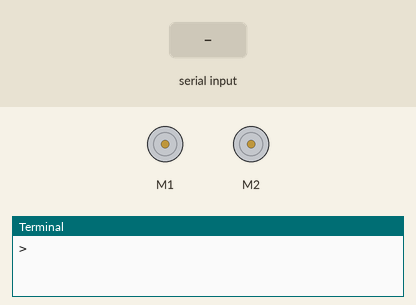
Bench run of a program on a simulated Raspberry Pi (BCM pin numbers). Shown: 2 × DC motor (green arrow = forward, orange = backward, longer = faster), the last lines printed to the terminal. The inputs (shaded band) are chosen by the test bench. Motors are numbered in the order the program creates them (left before right in a Robot).

Above: at 1.2 s.
1.3 s: "l" typed at the terminal, then Enter
At 1.8 s:
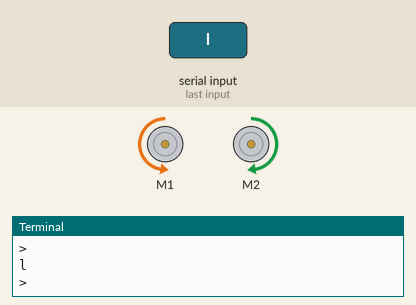
2.8 s: "r" typed at the terminal, then Enter
At 4.0 s:
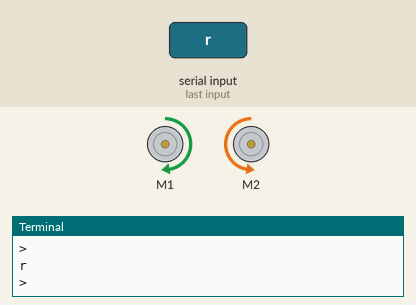
4.3 s: "g" typed at the terminal, then Enter
At 5.3 s:
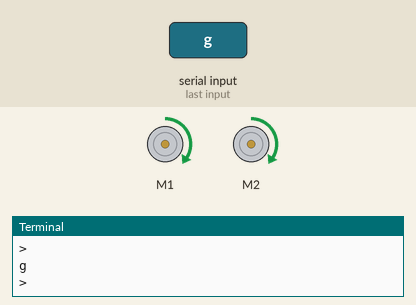
5.8 s: "b" typed at the terminal, then Enter
At 6.4 s:
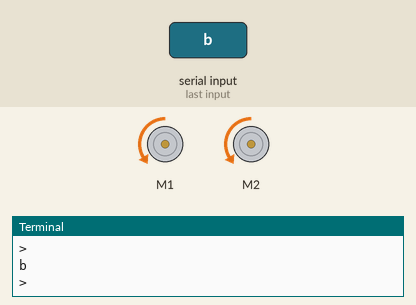
Timing chart, 0 to 8.3 s (numbered marks = the images above; inputs shaded):
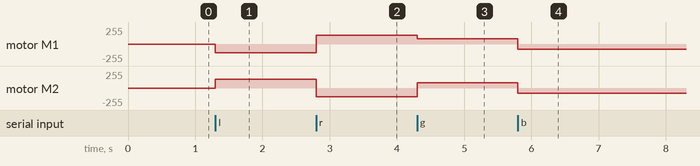

The program:

ex_03.py
```python
from gpiozero import Robot
from time import sleep

# left/right=(전진, 후진, PWM)
car = Robot(left=(17, 27, 22), right=(15, 18, 14), pwm=True)

while True:
    cmd = input("> ")

    if cmd == "q":
        break
    elif cmd == 'l':
        car.left(0.5)
    elif cmd == 'r':
        car.right(0.5)
    elif cmd == 'g':
        car.forward(0.3)
    elif cmd == 'b':
        car.backward(0.3)
    elif cmd == 's':
        car.stop()
    else:
        car.stop()
```

Measured:
- after the input at 1.3 s, motor M1: stopped → backward 128/255 at once; motor M2: stopped → forward 128/255 at once
- after the input at 2.8 s, motor M1: backward 128/255 → forward 128/255 at once; motor M2: forward 128/255 → backward 128/255 at once
- after the input at 4.3 s, motor M1: forward 128/255 → forward 76/255 at once; motor M2: backward 128/255 → forward 76/255 at once
- after the input at 5.8 s, motor M1, motor M2: forward 76/255 → backward 76/255 at once
